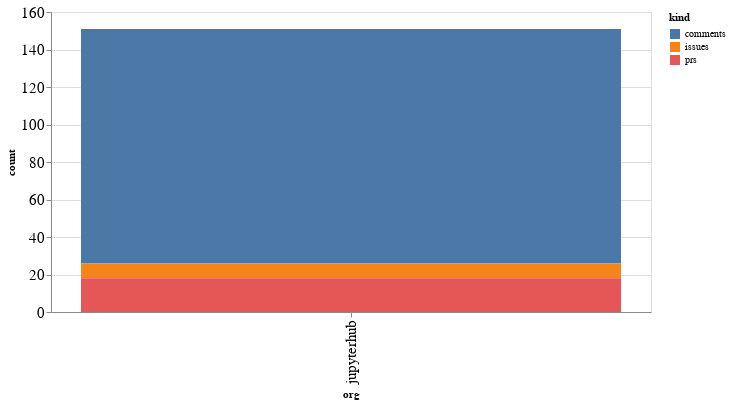

Here is the notebook cell this chart was saved with:
### Code cell
alt.Chart(org_summaries, width=600).mark_bar().encode(
    x='org',
    y='count',
    color='kind',
    tooltip="org"
)

### Figure 1 — Vega-Lite specification as saved in the notebook (floating-point values rounded to 4 significant figures)
{"config": {"axisLeft": {"labelFontSize": 15}, "axisBottom": {"labelFontSize": 15}}, "data": {"name": "data-a0e1e5656938a64bfd2573805a8166b5"}, "mark": "bar", "encoding": {"color": {"type": "nominal", "field": "kind"}, "tooltip": {"type": "nominal", "field": "org"}, "x": {"type": "nominal", "field": "org"}, "y": {"type": "quantitative", "field": "count"}}, "width": 600, "$schema": "https://vega.github.io/schema/vega-lite/v4.8.1.json", "datasets": {"data-a0e1e5656938a64bfd2573805a8166b5": [{"org": "jupyterhub", "kind": "comments", "count": 125}, {"org": "jupyterhub", "kind": "issues", "count": 8}, {"org": "jupyterhub", "kind": "prs", "count": 18}]}}
